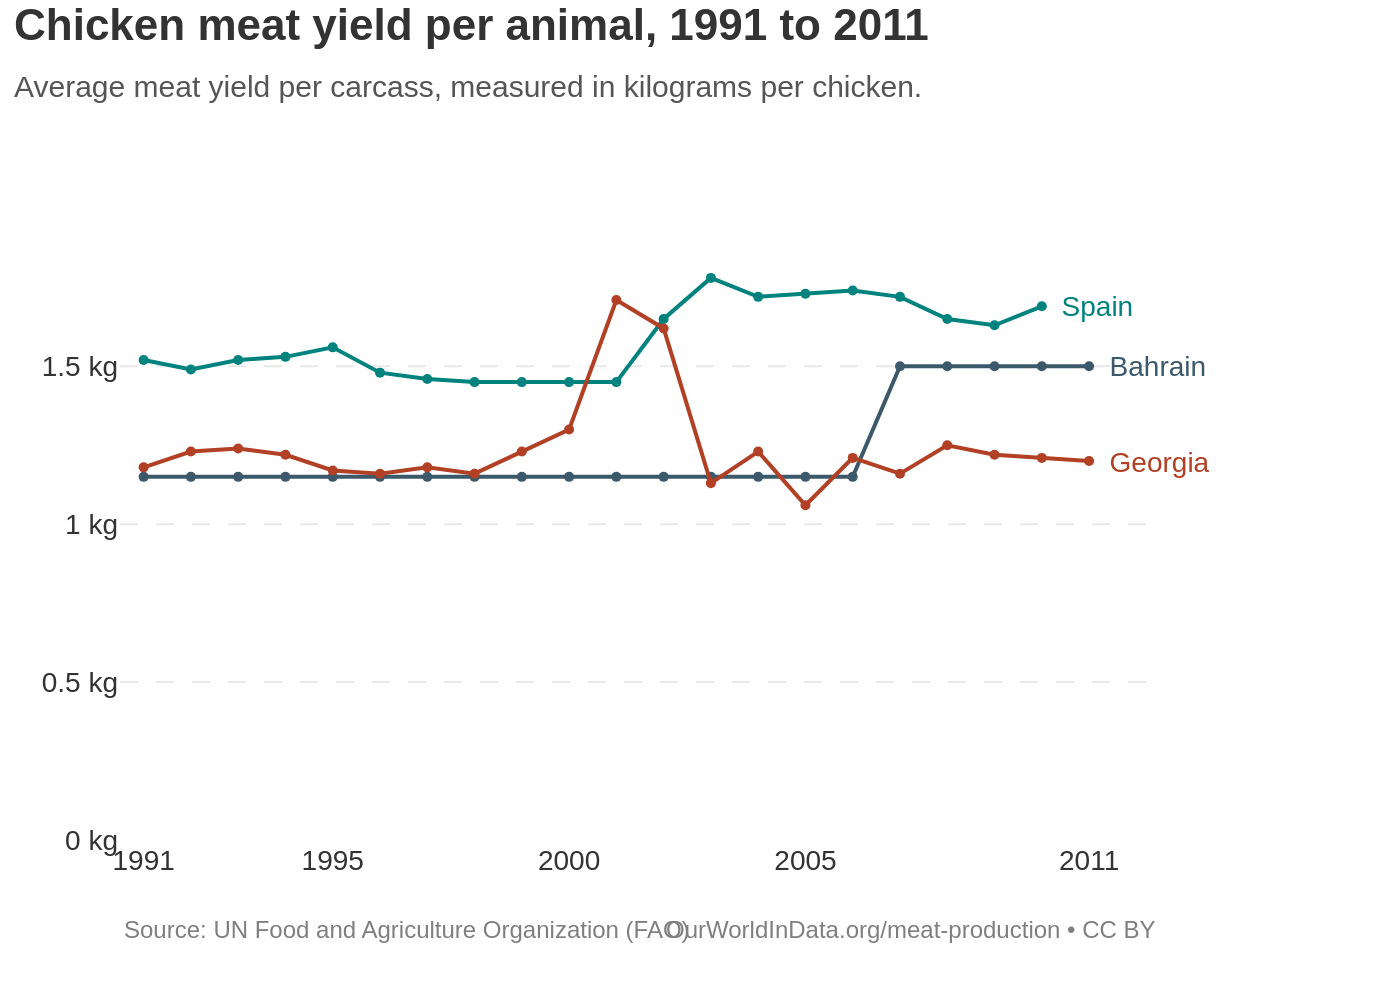

Reproduce this figure in Python.
import sys
import json
import pathlib
import plotly.graph_objects as go

if len(sys.argv) != 2:
    print("Usage: python <script_name>.py <json_file_path>")
    sys.exit(1)

json_file_path = pathlib.Path(sys.argv[1])
if not json_file_path.is_file():
    print(f"Error: JSON file not found at '{json_file_path}'")
    sys.exit(1)

with open(json_file_path, 'r', encoding='utf-8') as f:
    chart_data = json.load(f)

fig = go.Figure()

# --- Add Traces ---
for i, series in enumerate(chart_data['chart_data']['series']):
    fig.add_trace(go.Scatter(
        x=chart_data['chart_data']['categories'],
        y=series['y'],
        name=series['name'],
        mode='lines+markers',
        line=dict(color=chart_data['colors'][i], width=2),
        marker=dict(color=chart_data['colors'][i], size=5),
        connectgaps=False
    ))

# --- Add Series Labels as Annotations ---
for i, series in enumerate(chart_data['chart_data']['series']):
    # Find the last valid data point to place the label
    last_idx = -1
    for j in range(len(series['y']) - 1, -1, -1):
        if series['y'][j] is not None:
            last_idx = j
            break
    
    if last_idx != -1:
        fig.add_annotation(
            x=chart_data['chart_data']['categories'][last_idx],
            y=series['y'][last_idx],
            text=f"  {series['name']}",
            showarrow=False,
            xanchor='left',
            yanchor='middle',
            font=dict(
                family="Arial",
                size=14,
                color=chart_data['colors'][i]
            )
        )

# --- Define Texts ---
texts = chart_data['texts']
title_text = f"<b>{texts['title']}</b><br><span style='font-size: 15px; color:#555555;'>{texts['subtitle']}</span>"

# --- Update Layout ---
fig.update_layout(
    width=1000,
    height=650,
    plot_bgcolor='white',
    paper_bgcolor='white',
    showlegend=False,
    font=dict(
        family="Arial",
        size=12,
        color='#333333'
    ),
    title=dict(
        text=title_text,
        y=0.96,
        x=0.01,
        xanchor='left',
        yanchor='top',
        font=dict(size=22)
    ),
    xaxis=dict(
        showgrid=False,
        showline=False,
        tickmode='array',
        tickvals=[1991, 1995, 2000, 2005, 2011],
        tickfont=dict(size=14),
        range=[1990.5, 2012.5] # Add padding for labels
    ),
    yaxis=dict(
        showgrid=True,
        gridcolor='#E8E8E8',
        griddash='dash',
        zeroline=False,
        showline=False,
        tickmode='array',
        tickvals=[0, 0.5, 1, 1.5],
        ticktext=['0 kg', '0.5 kg', '1 kg', '1.5 kg'],
        tickfont=dict(size=14),
        range=[0, 1.9]
    ),
    margin=dict(l=60, r=120, t=120, b=80),
)

# --- Add Source and Note Annotations ---
fig.add_annotation(
    text=texts['source'],
    xref="paper", yref="paper",
    x=0, y=-0.12,
    xanchor='left', yanchor='top',
    showarrow=False,
    font=dict(size=12, color='#7f7f7f')
)

fig.add_annotation(
    text=texts['note'],
    xref="paper", yref="paper",
    x=1, y=-0.12,
    xanchor='right', yanchor='top',
    showarrow=False,
    font=dict(size=12, color='#7f7f7f')
)

# --- Output ---
output_filename = f"{json_file_path.stem}.png"
fig.write_image(output_filename, scale=2)
print(f"Chart saved to {output_filename}")
